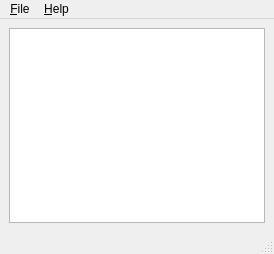
<?xml version="1.0" encoding="UTF-8"?>
<ui version="4.0">
 <class>MainWindow</class>
 <widget class="QMainWindow" name="MainWindow">
  <property name="geometry">
   <rect>
    <x>0</x>
    <y>0</y>
    <width>274</width>
    <height>254</height>
   </rect>
  </property>
  <property name="windowTitle">
   <string>qdialog.pro</string>
  </property>
  <widget class="QWidget" name="centralwidget">
   <layout class="QVBoxLayout" name="verticalLayout">
    <item>
     <widget class="QPlainTextEdit" name="plainTextEdit"/>
    </item>
   </layout>
  </widget>
  <widget class="QMenuBar" name="menubar">
   <property name="geometry">
    <rect>
     <x>0</x>
     <y>0</y>
     <width>274</width>
     <height>22</height>
    </rect>
   </property>
   <widget class="QMenu" name="menuFile">
    <property name="title">
     <string>&amp;File</string>
    </property>
    <addaction name="actionOpen"/>
    <addaction name="actionRecent_Files"/>
    <addaction name="actionExit"/>
   </widget>
   <widget class="QMenu" name="menuHelp">
    <property name="title">
     <string>&amp;Help</string>
    </property>
    <addaction name="actionAbout"/>
   </widget>
   <addaction name="menuFile"/>
   <addaction name="menuHelp"/>
  </widget>
  <widget class="QStatusBar" name="statusbar"/>
  <action name="actionAbout">
   <property name="text">
    <string>&amp;About</string>
   </property>
  </action>
  <action name="actionOpen">
   <property name="text">
    <string>&amp;Open...</string>
   </property>
  </action>
  <action name="actionExit">
   <property name="text">
    <string>&amp;Exit</string>
   </property>
  </action>
  <action name="actionRecent_Files">
   <property name="text">
    <string>&amp;Recent Files</string>
   </property>
  </action>
 </widget>
 <resources/>
 <connections/>
</ui>
